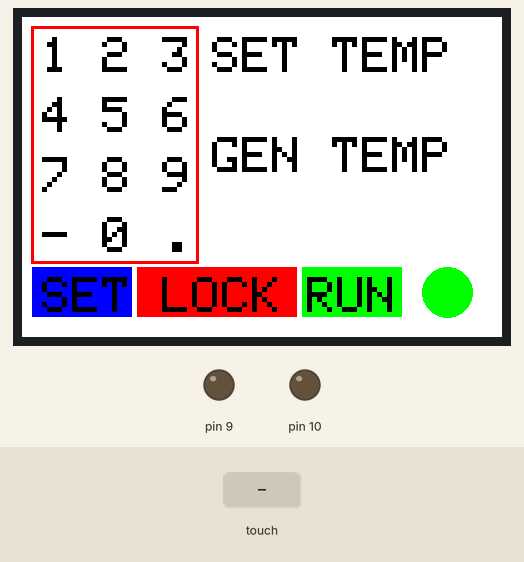
Bench run of a sketch on a simulated Arduino Uno, built with avr-gcc and run on an emulated ATmega328P. On the bench: 480×320 colour display, output pins drawn as LEDs (lit = HIGH). The test bench sets the inputs (shaded band).

Above: at 1.5 s.
1.6 s: touch panel pressed at 38 % / 90 % of its raw x / y range
At 2.7 s:
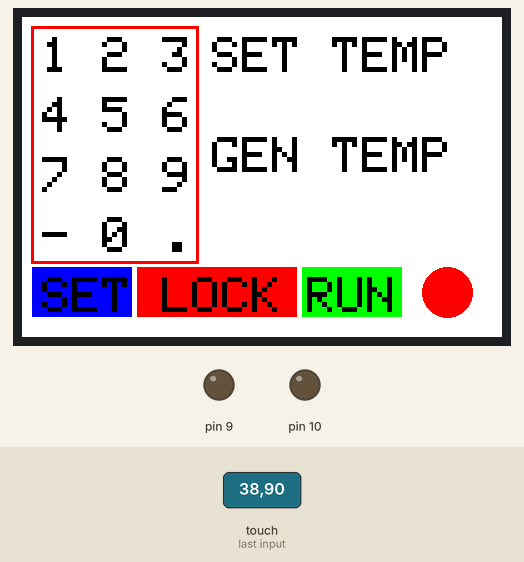
Timing chart, 0 to 4.6 s (numbered marks = the images above; inputs shaded):
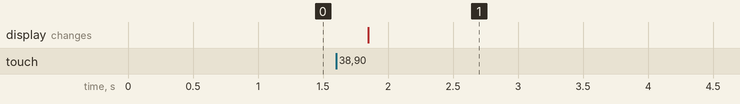

Measured:
- after the input at 1.6 s, the display: changes after 0.25 s (image 1)

The sketch:

lcd_.ino
```cpp
#include <LCDWIKI_GUI.h> //Core graphics library
#include <LCDWIKI_SPI.h> //Hardware-specific library
#include <LCDWIKI_TOUCH.h> //touch screen library
#include <SoftwareSerial.h>


//paramters define
#define MODEL ST7796S
#define CS   A5
#define CD   A3
#define RST  A4
#define LED  A0   //if you don't need to control the LED pin,you should set it to -1 and set it to 3.3V

//touch screen paramters define
#define TCS   2
#define TCLK  3
#define TDOUT 4
#define TDIN  5
#define TIRQ  6


// Initialize LCD with specified parameters
LCDWIKI_SPI mylcd(MODEL,CS,CD,RST,LED); //model,cs,dc,reset,led

// Initialize touch screen with specified parameters
LCDWIKI_TOUCH mytouch(TCS,TCLK,TDOUT,TDIN,TIRQ); //tcs,tclk,tdout,tdin,tirq

// Initialize a SoftwareSerial port for communication
SoftwareSerial SerialPort(7, 8); // RX, TX


// ... (color definitions, spacing, variables, etc.)
#define BLACK   0x0000
#define BLUE    0x001F
#define RED     0xF800
#define GREEN   0x07E0
#define CYAN    0x07FF
#define MAGENTA 0xF81F
#define YELLOW  0xFFE0
#define WHITE   0xFFFF

#define SPACE_X 40
#define SPACE_Y 40
#define BUTTON_SPACING_X 20
#define BUTTON_SPACING_Y 20
#define BUTTON_TEXTSIZE 2

uint16_t px,py;
String input;
float tset, tgen, t1, t2;
int inputlength=0;
bool input_state = false;
bool machine_state = true;
unsigned long lastTime = 0;
const unsigned long interval = 1000;


void string_update(){
  // Function to update the string based on touch inputs
  // ... (if conditions based on touch coordinates)

  int inputlength = strlen(input.c_str());
  if((px>25 && px<40)&&(py>25 && py<45 && input_state && machine_state)){
    input.concat('1');
    input_state = false;
  }
  if((px>85 && px<105)&&(py>25 && py<45 && input_state && machine_state)){
    input.concat('2');
    input_state = false;
  }
  if((px>135 && px<165)&&(py>25 && py<45 && input_state && machine_state)){
    input.concat('3');
    input_state = false;
  }
  if((px>25 && px<40)&&(py>75 && py<115 && input_state && machine_state)){
    input.concat('4');
    input_state = false;
  }
  if((px>85 && px<105)&&(py>75 && py<115 && input_state && machine_state)){
    input.concat('5');
    input_state = false;
  }
  if((px>135 && px<165)&&(py>75 && py<115 && input_state && machine_state)){
    input.concat('6');
    input_state = false;
  }
  if((px>25 && px<40)&&(py>135 && py<180 && input_state && machine_state)){
    input.concat('7');
    input_state = false;
  }
  if((px>85 && px<105)&&(py>135 && py<180 && input_state && machine_state)){
    input.concat('8');
    input_state = false;
  }
  if((px>135 && px<165)&&(py>135 && py<180 && input_state && machine_state)){
    input.concat('9');
    input_state = false;
  }
  if((px>25 && px<40)&&(py>190 && py<240 && input_state && machine_state)){
    if(inputlength == 0){
    input.concat('-');
    input_state = false;
  }}
  if((px>85 && px<105)&&(py>190 && py<240 && input_state && machine_state)){
    input.concat('0');
    input_state = false;
  }
  if((px>135 && px<165)&&(py>190 && py<240 && input_state)){
    char ch ='.';
    const char* str = input.c_str();

    // check if the character exists in the string
    if((inputlength !=0)&&(strchr(str, ch)== NULL)){
        input += ch;
    }
  }
  if((px>10 && px<105)&&(py>235 && py<300 && input_state && machine_state)){
    const char* charArray = input.c_str();
    if(input !=0){
    tset = atof(charArray);
    if(tset>65){
      tset = 65;
    }
    if(tset<-5){
      tset = -5;
    }
    }
    input='\0';
    input_state = false;
    mylcd.Fill_Rect(10,300,480,320,WHITE);
    mylcd.Set_Text_colour(RED);
    mylcd.Set_Text_Back_colour(128,128,128);
    mylcd.Set_Text_Size(5);
    mylcd.Fill_Rect(180,70,300,50,WHITE);
    mylcd.Print_Number_Float(tset, 2, 190, 70, '.', 0, ' ');


  }
  if((px>115 && px<270)&&(py>255 && py<300 && input_state)){
    machine_state = false;
    input_state = false;
  }
  if((px>280 && px<375)&&(py>255 && py<300)&& input_state){
    machine_state = true;
  }
  mylcd.Set_Text_colour(BLACK);
  mylcd.Set_Text_Back_colour(128,128,128);
  mylcd.Set_Text_Size(2);
  mylcd.Print_String(input,10,300);
  delay(100);
}

void update_tgen(){
  // Function to update the generated temperature display
  // ... (update the generated temperature display)

    mylcd.Set_Text_colour(RED);
    mylcd.Set_Text_Back_colour(128,128,128);
    mylcd.Set_Text_Size(5);
    float t1 = tgen;
    if(t1 != t2){
    mylcd.Fill_Rect(180,180,300,50,WHITE);
    mylcd.Print_Number_Float(tgen, 2, 190, 180, '.', 0, ' ');
    }
    t2=t1;
    delay(100);

}
void display_screen(){
  // Function to display the initial screen with buttons
  // ... (draw buttons and labels)

  int x=40;
  int y=40;
  float z=1.0;
  mylcd.Set_Text_colour(BLACK);
  mylcd.Set_Text_Back_colour(128,128,128);
  mylcd.Set_Text_Mode(1);
  mylcd.Set_Text_colour(BLACK);
  mylcd.Set_Text_Size(5);
  mylcd.Print_String("1", 20, 20);
  mylcd.Print_String("2", 80, 20);
  mylcd.Print_String("3", 140, 20);
  mylcd.Print_String("4", 20, 80);
  mylcd.Print_String("5", 80, 80);
  mylcd.Print_String("6", 140, 80);
  mylcd.Print_String("7", 20, 140);
  mylcd.Print_String("8", 80, 140);
  mylcd.Print_String("9", 140, 140);
  mylcd.Print_String("-", 20, 200);
  mylcd.Print_String("0", 80, 200);
  mylcd.Print_String(".", 140, 200);
  mylcd.Set_Text_Size(5);
  //mylcd.Draw_Rectangle(10,250,110,300);
  mylcd.Fill_Rect(10, 250, 100, 50,BLUE);
  mylcd.Print_String("SET", 20, 260);
  mylcd.Draw_Rectangle(10,10,175,245);
  mylcd.Draw_Rectangle(11,11,174,244);
  mylcd.Draw_Rectangle(9,9,176,246);
  mylcd.Set_Text_Size(5);
  mylcd.Print_String("SET TEMP", 190, 20);
  mylcd.Print_String("GEN TEMP", 190, 120);
  //mylcd.Draw_Rectangle(115,250,270,300);
  mylcd.Fill_Rect(115, 250,160,50,RED);
  mylcd.Print_String("LOCK", 140, 260);
  //mylcd.Draw_Rectangle(10,250,110,300);
  mylcd.Fill_Rect(280, 250, 100, 50,GREEN);
  mylcd.Print_String("RUN",285, 260);


}


void setup() {
  // put your setup code here, to run once:
  // Setup function runs once at the beginning
  // Initialize LCD, touch screen, and pins
  // ... (initializations)

  mylcd.Init_LCD();
  mylcd.Set_Rotation(1);
  mytouch.TP_Set_Rotation(3);
  mytouch.TP_Init(mylcd.Get_Rotation(),mylcd.Get_Display_Width(),mylcd.Get_Display_Height());
  mylcd.Fill_Screen(WHITE);
  display_screen();
  pinMode(10, OUTPUT);
  pinMode(9, OUTPUT);
  pinMode(8, OUTPUT);
  pinMode(7, INPUT);
  Serial.begin(9600);  // Initialize hardware UART at 9600 bps
  SerialPort.begin(9600);

}


void loop() {
  // put your main code here, to run repeatedly:
  // If the machine is in "RUN" state
  // ... (read touch inputs, update tgen, communicate with SerialPort)
if(machine_state){
  px=0;
  py=0;
  mytouch.TP_Scan(0);
  if (mytouch.TP_Get_State()&TP_PRES_DOWN)
  {
    px = mytouch.x;
    py = mytouch.y;
    input_state = true;
    string_update();
  }
  mylcd.Set_Draw_color(GREEN);
  mylcd.Fill_Circle(425,275,25);

  if (SerialPort.available()>8) {
    String a = "";
    char c;
    c = SerialPort.read();
    while(c!='S'){
     c = SerialPort.read();
    }
     tgen = SerialPort.parseFloat();
     SerialPort.flush();

    Serial.print("tgen: ");
   Serial.println(tgen);
  }
  //SerialPort.flush();

  // Send data back on the same SoftwareSerial port
  unsigned long currentTime = millis();
  if (currentTime - lastTime >= interval) {
    String tset_string = String(tset);
    SerialPort.write(tset_string.c_str());
    lastTime = currentTime;
  }
update_tgen();
  }


if(!machine_state){
  // If the machine is in "LOCK" state
  // ... (read touch inputs, update tgen)
  px=0;
  py=0;
  mytouch.TP_Scan(0);
  if (mytouch.TP_Get_State()&TP_PRES_DOWN)
  {
    px = mytouch.x;
    py = mytouch.y;
    input_state = true;
    string_update();
  }
  mylcd.Set_Draw_color(RED);
  mylcd.Fill_Circle(425,275,25);
  update_tgen();

}
}
```
